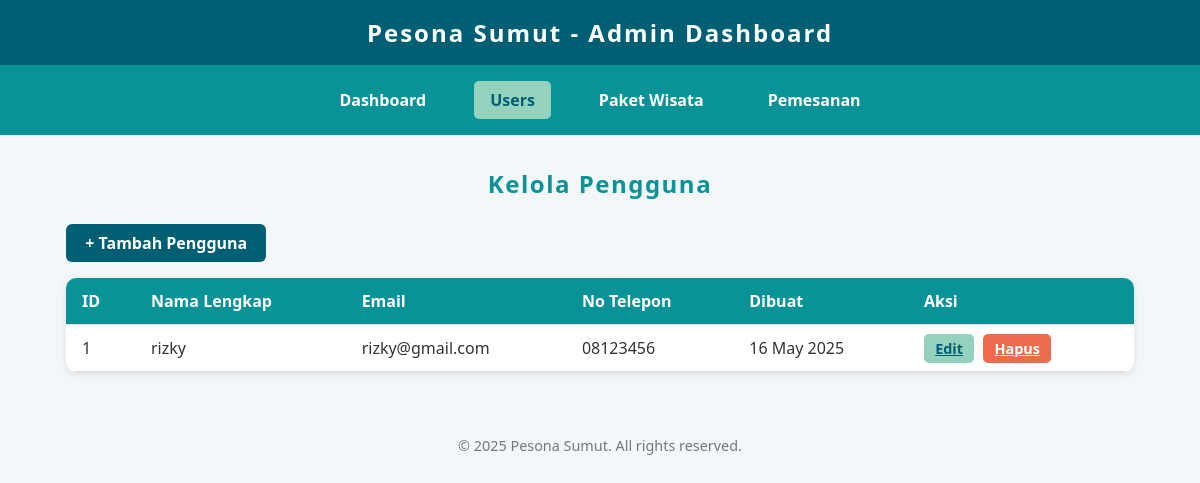
/admin/users.php, run on the app's committed database.
### tables this page shows
CREATE TABLE `users` (
  `id` int(11) NOT NULL AUTO_INCREMENT,
  `name` varchar(100) NOT NULL,
  `email` varchar(100) NOT NULL,
  `password` varchar(255) NOT NULL,
  `phone` varchar(15) DEFAULT NULL,
  `created_at` timestamp NOT NULL DEFAULT current_timestamp(),
  `role` varchar(20) DEFAULT 'user',
  PRIMARY KEY (`id`)
);

### admin/users.php (the view, shortened to what this page needs)
<?php
require_once '../config/database.php';
$sql = "SELECT * FROM users ORDER BY created_at DESC";
$result = mysqli_query($conn, $sql);
?>
<!DOCTYPE html>
<html lang="id">
<head>
</head>
<body>
    <header>Pesona Sumut - Admin Dashboard</header>
    <nav>
        <a href="dashboard.php">Dashboard</a>
        <a href="users.php" class="active">Users</a>
        <a href="paket_wisata.php">Paket Wisata</a>
        <a href="pemesanan.php">Pemesanan</a>
    </nav>
    <main>
        <h2>Kelola Pengguna</h2>
        <a href="add_user.php" class="add-btn">+ Tambah Pengguna</a>
        <table>
            <thead>
                <tr>
                    <th>ID</th>
                    <th>Nama Lengkap</th>
                    <th>Email</th>
                    <th>No Telepon</th>
                    <th>Dibuat</th>
                    <th>Aksi</th>
                </tr>
            </thead>
            <tbody>
                <?php if(mysqli_num_rows($result) > 0): ?>
                    <?php while($user = mysqli_fetch_assoc($result)): ?>
                        <tr>
                            <td><?= $user['id'] ?></td>
                            <td><?= htmlspecialchars($user['name']) ?></td>
                            <td><?= htmlspecialchars($user['email']) ?></td>
                            <td><?= htmlspecialchars($user['phone']) ?></td>
                            <td><?= date('d M Y', strtotime($user['created_at'])) ?></td>
                            <td>
                                <a href="edit_user.php?id=<?= $user['id'] ?>" class="action-btn edit-btn">Edit</a>
                                <a href="delete.php?type=user&id=<?= $user['id'] ?>"
                                   onclick="return confirm('Yakin ingin menghapus pengguna ini?')"
                                   class="action-btn delete-btn">Hapus</a>
                            </td>
                        </tr>
                    <?php endwhile; ?>
                <?php else: ?>
                    <tr><td colspan="6" style="text-align:center;">Data pengguna belum tersedia.</td></tr>
                <?php endif; ?>
            </tbody>
        </table>
    </main>
    <footer>© 2025 Pesona Sumut. All rights reserved.</footer>
</body>
</html>

### admin/users.php (style rules this page uses)
* { box-sizing: border-box; margin: 0; padding: 0; font-family: 'Segoe UI', Tahoma, Geneva, Verdana, sans-serif; }
body { background: #f4f7fa; color: #333; min-height: 100vh; }
header { background-color: #005f73; color: white; padding: 1rem 2rem; text-align: center; font-weight: 700; font-size: 1.5rem; letter-spacing: 2px; }
nav { background: #0a9396; display: flex; justify-content: center; gap: 2rem; padding: 1rem 0; font-weight: 600; }
nav a { color: white; text-decoration: none; padding: 0.5rem 1rem; border-radius: 5px; transition: background-color 0.3s ease; }
nav a:hover, nav a.active { background-color: #94d2bd; color: #005f73; }
main { max-width: 1100px; margin: 2rem auto; padding: 0 1rem; }
h2 { margin-bottom: 1.5rem; color: #0a9396; text-align: center; letter-spacing: 1.5px; }
.add-btn { display: inline-block; background-color: #005f73; color: white; padding: 0.5rem 1.2rem; border-radius: 6px; text-decoration: none; font-weight: 600; margin-bottom: 1rem; transition: background-color 0.3s ease; }
table { width: 100%; border-collapse: collapse; background: white; border-radius: 10px; overflow: hidden; box-shadow: 0 2px 8px rgb(0 0 0 / 0.1); }
thead { background-color: #0a9396; color: white; }
th, td { padding: 0.75rem 1rem; text-align: left; border-bottom: 1px solid #ddd; vertical-align: middle; }
.action-btn { padding: 0.3rem 0.7rem; border: none; border-radius: 5px; cursor: pointer; font-weight: 600; font-size: 0.9rem; margin-right: 5px; transition: background-color 0.3s ease; }
.edit-btn { background-color: #94d2bd; color: #005f73; }
.delete-btn { background-color: #ee6c4d; color: white; }
footer { text-align: center; padding: 1rem 0; margin-top: 3rem; color: #777; font-size: 0.9rem; }

### data on the page
users: id "1", name "rizky", email "rizky@gmail.com", phone "08123456", created_at "16 May 2025"
